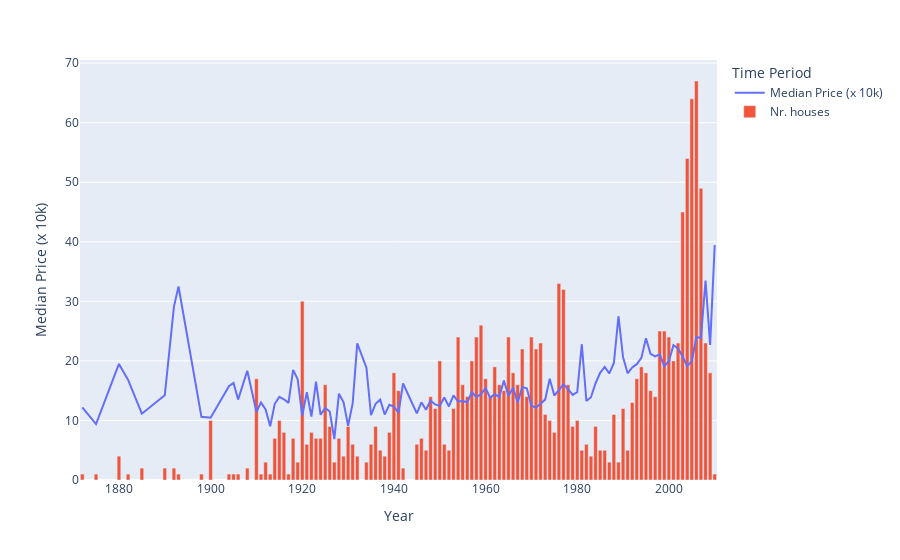

Notebook code cell kept with this figure:
### Code cell
#Graph number of house per year and average price
houses_per_year = new_data.groupby("YearBuilt").count()["SalePrice"]
houses_per_year.rename("Total houses built", inplace=True)
median_sale_price = new_data[["YearBuilt","SalePrice"]].groupby("YearBuilt").median('SalePrice').sort_values(by="YearBuilt")

fig = px.line(
    y=median_sale_price["SalePrice"].div(10000).tolist(), 
    x=median_sale_price.index,
    color=px.Constant("Median Price (x 10k)"),
    labels=dict(x="Year", y="Median Price (x 10k)", color="Time Period"),
    title="")
fig.add_bar(
    y=houses_per_year.values.tolist(), 
    x=median_sale_price.index,
    name="Nr. houses")

fig.show()
